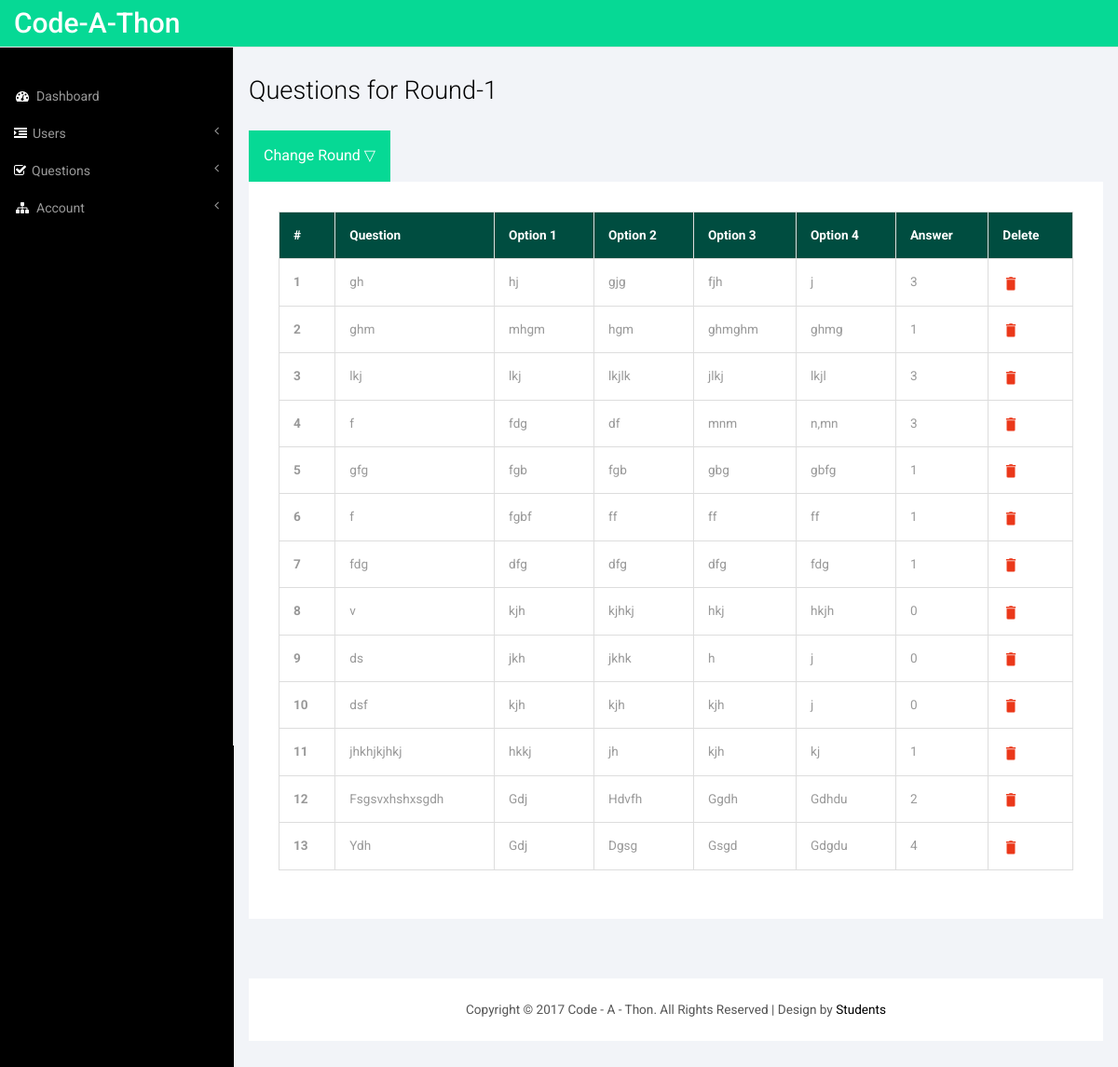
The app's page /viewQuestionsr1.php (signed in), older data.
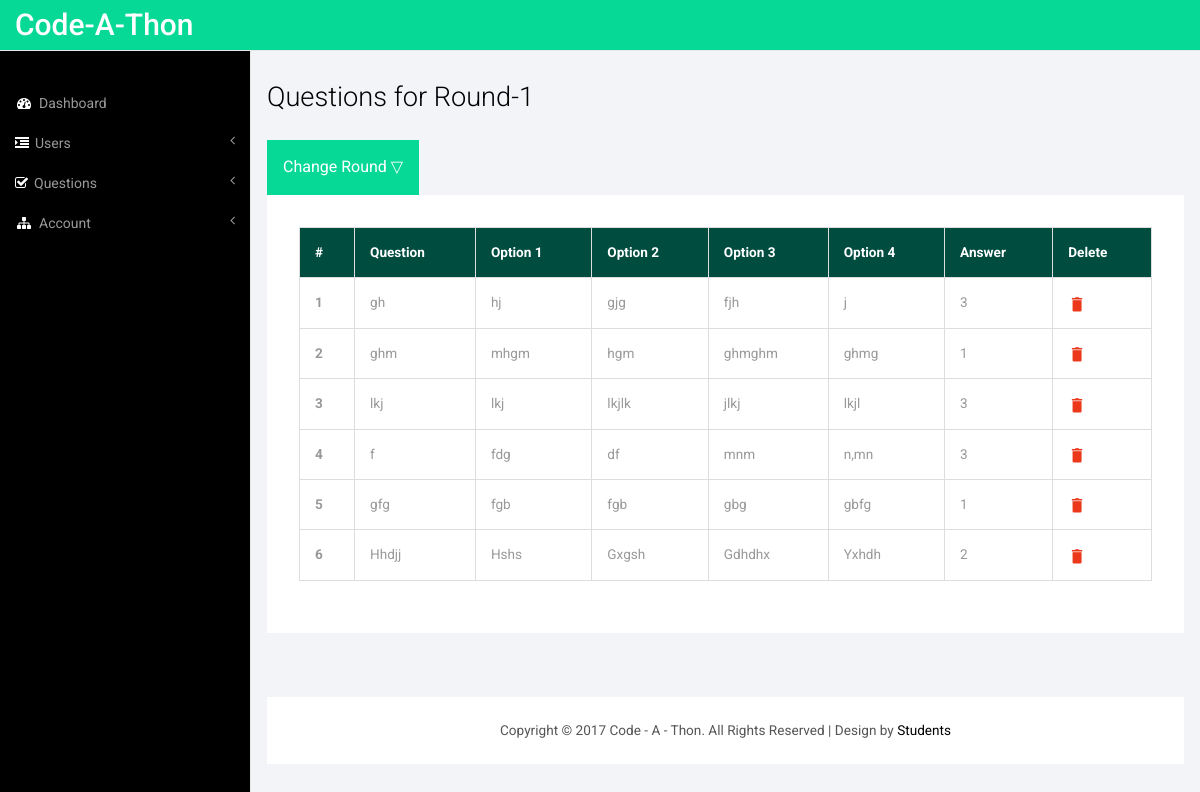
The same page, newer data.
### tables this page shows
CREATE TABLE `question_mcq` (
  `id` int(11) NOT NULL AUTO_INCREMENT,
  `question` varchar(60) NOT NULL,
  `opt1` varchar(40) NOT NULL,
  `opt2` varchar(40) NOT NULL,
  `opt3` varchar(40) NOT NULL,
  `opt4` varchar(40) NOT NULL,
  `answer` varchar(1) NOT NULL,
  PRIMARY KEY (`id`)
);

### viewQuestionsr1.php (the view, shortened to what this page needs)
<?php
	if(isset($_SESSION['id'])){
	require "conn.php";
	$query = "SELECT * FROM question_mcq";
	$result = mysqli_query($conn, $query);
	$n = 1;
		?>
<!DOCTYPE HTML>
<html>
<head>
<link href="css/bootstrap.min.css" rel='stylesheet' type='text/css' />
<link href="css/style.css" rel='stylesheet' type='text/css' />
<link href="css/font-awesome.css" rel="stylesheet">
</head>
<body>
<div id="wrapper">
        <nav class="top1 navbar navbar-default navbar-static-top" role="navigation" style="margin-bottom: 0">
            <div class="navbar-header">
                <a class="navbar-brand" href="index.html">Code-A-Thon</a>
            </div>
            <div class="navbar-default sidebar" role="navigation">
                <div class="sidebar-nav navbar-collapse">
                    <ul class="nav" id="side-menu">
						<li><a href="index.php"><i
								class="fa fa-dashboard fa-fw nav_icon"></i>Dashboard</a></li>
						<li><a href="#"><i class="fa fa-indent nav_icon"></i>Users<span class="fa arrow"></span></a>
							 </li>
						<li><a href="#"><i class="fa fa-check-square-o nav_icon"></i>Questions<span
								class="fa arrow"></span></a>
							 </li>
						<li><a href="#"><i class="fa fa-sitemap fa-fw nav_icon"></i>Account<span
								class="fa arrow"></span></a>
							 </li>
					</ul>
                </div>
            </div>
        </nav>
        <div id="page-wrapper">
        <div class="col-md-12 graphs">
	   <div class="xs">
  	 <h3>Questions for Round-1</h3>
  	 	<div class="dropdown">
		<button onclick="myFunction()" class="dropbtn">Change Round &#9661;</button>
		</div>
	<div class="bs-example4" data-example-id="simple-responsive-table">
    <div class="table-responsive">
      <table class="table table-bordered">
        <thead style="background-color: #004d40;">
          <tr>
            <th style="color: #ffffff">#</th>
            <th style="color: #ffffff">Question</th>
            <th style="color: #ffffff">Option 1</th>
            <th style="color: #ffffff">Option 2</th>
            <th style="color: #ffffff">Option 3</th>
            <th style="color: #ffffff">Option 4</th>
            <th style="color: #ffffff">Answer</th>
            <th style="color: #ffffff">Delete</th>
          </tr>
        </thead>
        <tbody>
        <?php
        	while($row = mysqli_fetch_assoc($result)){
        		$question = $row['question'];
        		$opt1 = $row['opt1'];
        		$opt2 = $row['opt2'];
        		$opt3 = $row['opt3'];
        		$opt4 = $row['opt4'];
        		$answer = $row['answer'];
        ?>
        		<tr>
		            <th scope="row"><?php echo $n++;?></th>
		            <td><?php echo $question;?></td>
		            <td><?php echo $opt1;?></td>
		            <td><?php echo $opt2;?></td>
		            <td><?php echo $opt3;?></td>
		            <td><?php echo $opt4;?></td>
		            <td><?php echo $answer;?></td>
		            <td><a href="viewQuestionsr1.php?delete=<?php echo $row['id']?>" onclick="return confirm('Are you sure you want to delete?')"><img src="images/delete.png" alt="" width="18px" height="18px"/></a></td>
	          	</tr>
        <?php
        	}
        ?>
        </tbody>
      </table>
    </div>
  </div>
  </div>
  <div class="copy_layout">
      <p>
		Copyright &copy; 2017 Code - A - Thon. All Rights Reserved |
		Design by <a target="_blank">Students</a>
	</p>
  </div>
   </div>
      </div>
   </div>
<link href="css/custom.css" rel="stylesheet">
</body>
</html>
<?php
	}
?>

### css/style.css (style rules this page uses)
h4, h5, h6, h1, h2, h3 { margin-top: 0; }
ul, ol { margin: 0; }
p { margin: 0; }
html, body { font-family: 'Roboto', sans-serif; font-size: 100%; background:#000; overflow-x: hidden; }
body a { transition:0.5s all; -webkit-transition:0.5s all; -moz-transition:0.5s all; -o-transition:0.5s all; -ms-transition:0.5s all; }
.navbar-default.sidebar { background-color: #000; font-family: 'Roboto', sans-serif; }
nav.top1.navbar.navbar-default.navbar-static-top { background-color:rgb(6, 217, 149); font-family: 'Roboto', sans-serif; }
.navbar-default .navbar-brand { color: #fff !important; font-size: 30px; font-weight: 500; }
i.nav_icon { color: #fff; margin-right:6px; }
.sidebar ul li a { color: #999; font-size:14px; }
.sidebar-nav.navbar-collapse { margin: 2em 0 0 0; }
.copy p, .copy_layout p { font-size:0.85em; color:#555; }
.copy p a, .copy_layout p a { color:#000; }
.graphs { padding: 2em 1em; background: #f2f4f8; font-family: 'Roboto', sans-serif; }
.bs-example4 { background: #fff; padding: 2em; }
.xs h3, .widget_head { color:#000; font-size:1.7em; font-weight:300; margin-bottom: 1em; }
.table > thead > tr > th, .table > tbody > tr > th, .table > tfoot > tr > th, .table > thead > tr > td, .table > tbody > tr > td, .table > tfoot > tr > td { border-top: none !important; }
.table > thead > tr > th, .table > tbody > tr > th, .table > tfoot > tr > th, .table > thead > tr > td, .table > tbody > tr > td, .table > tfoot > tr > td { font-size: 0.85em; color: #999; }
.table td, .table>tbody>tr>td, .table>tbody>tr>th, .table>tfoot>tr>td, .table>tfoot>tr>th, .table>thead>tr>td, .table>thead>tr>th { padding:15px !important; }
.table > thead > tr > th { border-bottom: 1px solid #ddd !important; }
.copy_layout { padding:1.5em 0; background:#fff; text-align:center; margin: 4em 0 0em 0; }

### css/custom.css (style rules this page uses)
#wrapper { width: 100%; }
#page-wrapper { min-height: 568px; background-color: #fff; }
@media (min-width:768px) { #page-wrapper { position: inherit; margin: 0 0 0 250px; border-left: 1px solid #e7e7e7; } }
.sidebar .sidebar-nav.navbar-collapse { padding-right: 0; padding-left: 0; }
.sidebar .arrow { float: right; }
.sidebar .fa.arrow:before { content: "\f104"; }
@media (min-width:768px) { .sidebar { z-index: 1; position: absolute; width: 250px; margin-top: 51px; } }

### viewQuestionsr1.php (style rules this page uses)
.dropbtn { background-color: #06D995; color: white; padding: 16px; font-size: 16px; border: none; cursor: pointer; }

Row changes from the older to the newer data that the page shows:
removed question_mcq: question "f", opt1 "fgbf", opt2 "ff", opt3 "ff", opt4 "ff", answer "1"
removed question_mcq: question "fdg", opt1 "dfg", opt2 "dfg", opt3 "dfg", opt4 "fdg", answer "1"
removed question_mcq: question "v", opt1 "kjh", opt2 "kjhkj", opt3 "hkj", opt4 "hkjh", answer "0"
removed question_mcq: question "ds", opt1 "jkh", opt2 "jkhk", opt3 "h", opt4 "j", answer "0"
removed question_mcq: question "dsf", opt1 "kjh", opt2 "kjh", opt3 "kjh", opt4 "j", answer "0"
removed question_mcq: question "jhkhjkjhkj", opt1 "hkkj", opt2 "jh", opt3 "kjh", opt4 "kj", answer "1"
removed question_mcq: question "Fsgsvxhshxsgdh", opt1 "Gdj", opt2 "Hdvfh", opt3 "Ggdh", opt4 "Gdhdu", answer "2"
removed question_mcq: question "Ydh", opt1 "Gdj", opt2 "Dgsg", opt3 "Gsgd", opt4 "Gdgdu", answer "4"
added question_mcq: question "Hhdjj", opt1 "Hshs", opt2 "Gxgsh", opt3 "Gdhdhx", opt4 "Yxhdh", answer "2"
